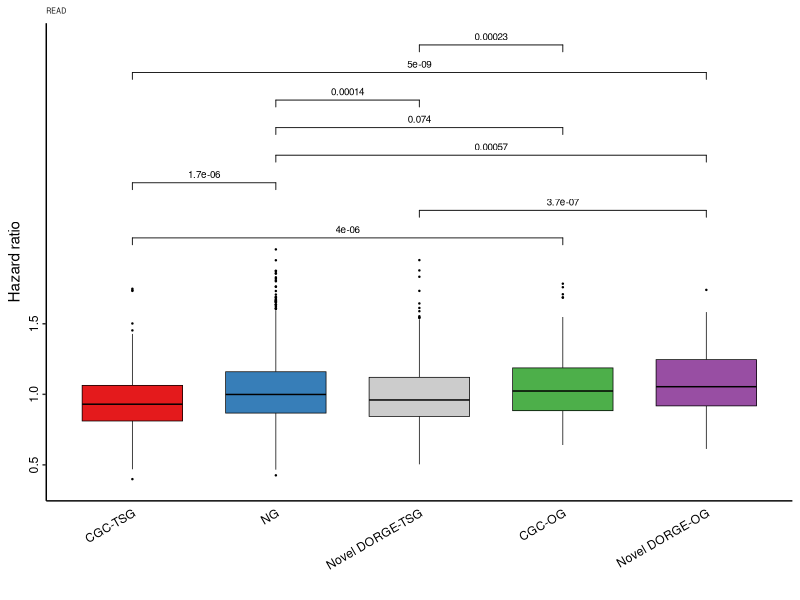
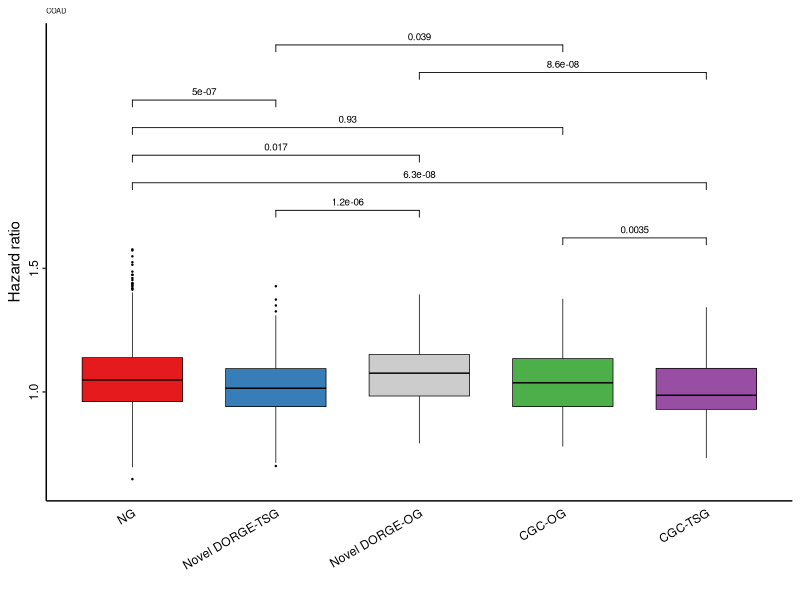
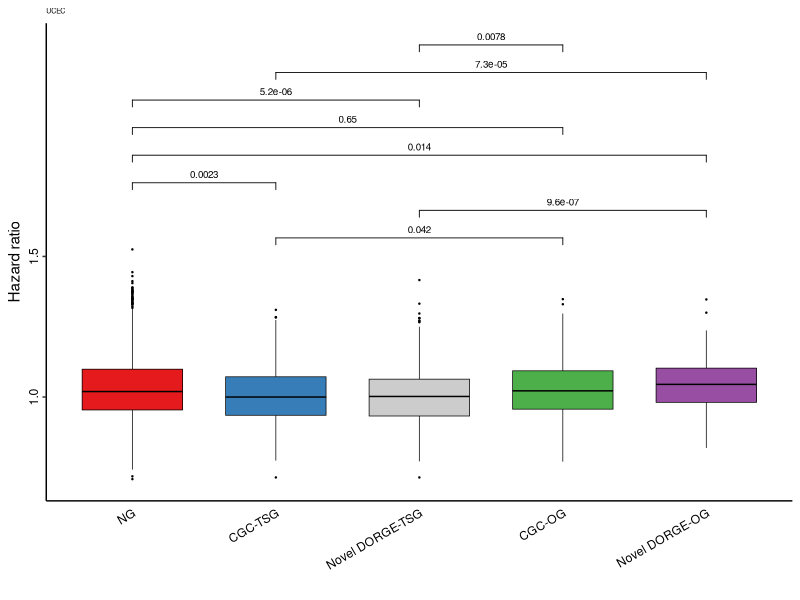

The R source for these figures, in order:
####################
##### Boxplots #####
####################

###### The boxplots for survival data to independently evaluate DORGE prediction.

###### Input: ../Gene_set_new.txt: Gene annotation file
###### Input: ../All_features.csv: Feature table compiled in this study
###### Input: ../DORGE_prediction.txt: DORGE prediction results
###### Input: data/oncolnc_processed.txt: Processed survival data (from https://peerj.com/articles/cs-67/; Available at Evaluation_processing folder DORGE_pipeline project https://github.com/biocq/DORGE_pipeline)

###### Output: Figure_4D_survival_READ_evaluation.pdf: Evaluation of DORGE novel TSG/OGs by survival data in READ
###### Output: Figure_S4A_survival_COAD_evaluation.pdf: Evaluation of DORGE novel TSG/OGs by survival data in COAD
###### Output: Figure_S4B_survival_UCEC_evaluation.pdf: Evaluation of DORGE novel TSG/OGs by survival data in UCEC

options(warn=-1)

### Install missing packages

installed_pkgs <- installed.packages()

pkgs <-  c("plyr","ggpubr","ggplot2")


if (length(setdiff(pkgs, installed_pkgs)) > 0) {
    install.packages(pkgs = setdiff(pkgs, installed_pkgs), repos = "http://cran.us.r-project.org")
}

suppressMessages(library("ggpubr"))
suppressMessages(library(plyr))

TSG_threshold<-0.62485 #loose FPR=0.01
OG_threshold<-0.7004394 #loose FPR=0.01

#TSG_threshold<-0.8290429 #strict FPR=0.005
#OG_threshold<-0.8679444 #strict FPR=0.005
##################### Figure 4A, S4A and S4B: Survival data evaluation #####################

#setwd("/Users/jlyu/Box\ Sync/TSGOG_Project/SA_sub/github/DORGE_paper/Figure_codes/Figure_4");

anno <- read.table("../Gene_set_new.txt", header=T, sep="\t",fill=TRUE,quote = "")
colnames(anno)<-c("Gene","TSG_core","OG_core","NG","TSG_all","OG_all");
prediction <- read.table("../DORGE_prediction.txt", header=T, sep="\t",fill=TRUE,quote = "")
anno<-cbind(anno[,c(1,4,5,6)],prediction[,2:3])
all_feature <- read.table("data/oncolnc_all_genes.txt", header=T, sep="\t",fill=TRUE,quote = "")
all_feature<-all_feature[,c("Gene","cancer","HR")]
all_feature$HR <- as.numeric(all_feature$HR)

join<-join(all_feature, anno,type = "full",by="Gene")
join<-join[!is.na(join$HR),]
index_pOG<-which(join$OG_probability> OG_threshold & join$TSG_probability< TSG_threshold & join$OG_all!="1")
index_pTSG<-which(join$TSG_probability> TSG_threshold & join$OG_probability< OG_threshold & join$TSG_all!="1")
index_TSG<-which(join$TSG_all=="1" & join$OG_all!="1")
index_OG<-which(join$OG_all=="1" & join$TSG_all!="1")
index_NG<-which(join$NG=="1")

index<-rep("",nrow(join))

index[index_NG]<-"NG"
index[index_pTSG]<-"Novel DORGE-TSG"
index[index_pOG]<-"Novel DORGE-OG"
index[index_TSG]<-"CGC-TSG"
index[index_OG]<-"CGC-OG"

join<-cbind(join,index)
allgene2<-join[join$index!="" & !is.na(join$index),]

ca<-paste("Raw_figures/Figure_4D_survival_READ_evaluation.pdf",sep="")
pdf(ca, family="ArialMT", width=2.275, height=3)
my_comparisons <- list(c("CGC-OG","CGC-TSG"),c("Novel DORGE-OG","Novel DORGE-TSG"),c("NG","CGC-TSG"),c("Novel DORGE-OG","NG"),c("CGC-OG","NG"),c("NG","Novel DORGE-TSG"),c("Novel DORGE-OG","CGC-TSG"),c("CGC-OG","Novel DORGE-TSG"));
ggboxplot(data = allgene2[allgene2$cancer=="READ",],x = "index", y="HR",color="black",outlier.size = 0.2,width=0.7, fill="index",lwd=0.25,palette = c("#E41A1C","#377EB8","#CCCCCC","#4DAF4A","#984EA3"))+scale_y_continuous(breaks = c(0.5,1.0,1.5),labels = c("0.5", "1.0", "1.5"))+labs(x = "", y = "Hazard ratio")+ggtitle("READ") + theme_bw() + theme(plot.title = element_text(size = 5),axis.ticks.y = element_line(size = 0.5),axis.ticks.x=element_blank(),axis.text.x = element_text(angle = 30, hjust = 1, colour = "black"),axis.text.y = element_text(angle = 90, hjust = 0.5, colour = "black"), panel.border = element_blank(), panel.grid.major = element_blank(), panel.grid.minor = element_blank(),panel.background = element_blank(), axis.line = element_line(colour = "black"))+ guides(fill=FALSE)+stat_compare_means(aes(label = paste0(..p.format..)),method.args = list(alternative = "g"),comparisons = my_comparisons,size=2.5)
garbage <- dev.off()

ca<-paste("Raw_figures/Figure_S4A_survival_COAD_evaluation.pdf",sep="")
pdf(ca, family="ArialMT", width=2.275, height=3)
my_comparisons <- list(c("CGC-OG","CGC-TSG"),c("Novel DORGE-OG","Novel DORGE-TSG"),c("NG","CGC-TSG"),c("Novel DORGE-OG","NG"),c("CGC-OG","NG"),c("NG","Novel DORGE-TSG"),c("Novel DORGE-OG","CGC-TSG"),c("CGC-OG","Novel DORGE-TSG"));
ggboxplot(data = allgene2[allgene2$cancer=="COAD",],x = "index", y="HR",color="black",outlier.size = 0.2,width=0.7, fill="index",lwd=0.25,palette = c("#E41A1C","#377EB8","#CCCCCC","#4DAF4A","#984EA3"))+scale_y_continuous(breaks = c(0.5,1.0,1.5),labels = c("0.5", "1.0", "1.5"))+labs(x = "", y = "Hazard ratio")+ggtitle("COAD") + theme_bw() + theme(plot.title = element_text(size = 5),axis.ticks.y = element_line(size = 0.5),axis.ticks.x=element_blank(),axis.text.x = element_text(angle = 30, hjust = 1, colour = "black"),axis.text.y = element_text(angle = 90, hjust = 0.5, colour = "black"), panel.border = element_blank(), panel.grid.major = element_blank(), panel.grid.minor = element_blank(),panel.background = element_blank(), axis.line = element_line(colour = "black"))+ guides(fill=FALSE)+stat_compare_means(aes(label = paste0(..p.format..)),method.args = list(alternative = "g"),comparisons = my_comparisons,size=2.5)
garbage <- dev.off()

ca<-paste("Raw_figures/Figure_S4B_survival_UCEC_evaluation.pdf",sep="")
pdf(ca, family="ArialMT", width=2.275, height=3)
my_comparisons <- list(c("CGC-OG","CGC-TSG"),c("Novel DORGE-OG","Novel DORGE-TSG"),c("NG","CGC-TSG"),c("Novel DORGE-OG","NG"),c("CGC-OG","NG"),c("NG","Novel DORGE-TSG"),c("Novel DORGE-OG","CGC-TSG"),c("CGC-OG","Novel DORGE-TSG"));
ggboxplot(data = allgene2[allgene2$cancer=="UCEC",],x = "index", y="HR",color="black",outlier.size = 0.2,width=0.7, fill="index",lwd=0.25,palette = c("#E41A1C","#377EB8","#CCCCCC","#4DAF4A","#984EA3"))+scale_y_continuous(breaks = c(0.5,1.0,1.5),labels = c("0.5", "1.0", "1.5"))+labs(x = "", y = "Hazard ratio")+ggtitle("UCEC") + theme_bw() + theme(plot.title = element_text(size = 5),axis.ticks.y = element_line(size = 0.5),axis.ticks.x=element_blank(),axis.text.x = element_text(angle = 30, hjust = 1, colour = "black"),axis.text.y = element_text(angle = 90, hjust = 0.5, colour = "black"), panel.border = element_blank(), panel.grid.major = element_blank(), panel.grid.minor = element_blank(),panel.background = element_blank(), axis.line = element_line(colour = "black"))+ guides(fill=FALSE)+stat_compare_means(aes(label = paste0(..p.format..)),method.args = list(alternative = "g"),comparisons = my_comparisons,size=2.5)
garbage <- dev.off()



cancer_types<-as.character(unique(allgene2$cancer))
for(i in cancer_types){
	#ca<-paste("Raw_figures/Figure_S5A_oncolnc_",i,"_evaluation.pdf",sep="")
	#pdf(ca, family="ArialMT", width=2.275, height=3)
	#my_comparisons <- list(c("CGC-OG","CGC-TSG"),c("Novel DORGE-OG","Novel DORGE-TSG"),c("NG","CGC-TSG"),c("Novel DORGE-OG","NG"),c("CGC-OG","NG"),c("NG","Novel DORGE-TSG"),c("Novel DORGE-OG","CGC-TSG"),c("CGC-OG","Novel DORGE-TSG"));
	#print(ggboxplot(data = allgene2[allgene2$cancer==i,],x = "index", y="HR",color="black",outlier.size = 0.2,width=0.7, fill="index",lwd=0.25,palette = c("#E41A1C","#377EB8","#CCCCCC","#4DAF4A","#984EA3"))+scale_y_continuous(breaks = c(0.5,1.0,1.5),labels = c("0.5", "1.0", "1.5"))+labs(x = "", y = "Hazard ratio")+ggtitle(i) + theme_bw() + theme(plot.title = element_text(size = 5),axis.ticks.y = element_line(size = 0.5),axis.ticks.x=element_blank(),axis.text.x = element_text(angle = 30, hjust = 1, colour = "black"),axis.text.y = element_text(angle = 90, hjust = 0.5, colour = "black"), panel.border = element_blank(), panel.grid.major = element_blank(), panel.grid.minor = element_blank(),panel.background = element_blank(), axis.line = element_line(colour = "black"))+ guides(fill=FALSE)+stat_compare_means(aes(label = paste0(..p.format..)),method.args = list(alternative = "g"),comparisons = my_comparisons,size=2.5))
	#garbage <- dev.off()
}